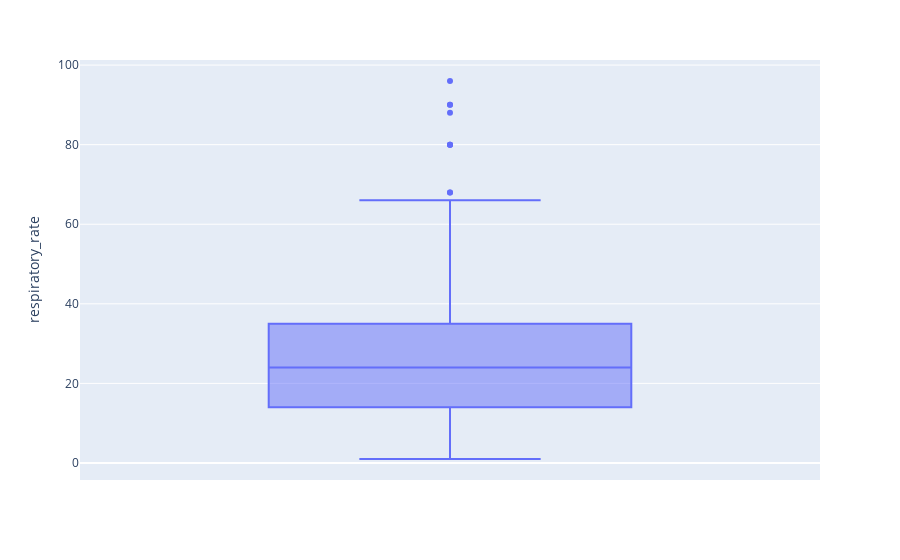

Write notebook code for a chart like this one.
### Code cell
px.box(df,y="respiratory_rate").show()
# removing the higher end outliers 
Q1 = df['respiratory_rate'].quantile(0.25)
Q3 = df['respiratory_rate'].quantile(0.75)
IQR = Q3 - Q1
big_outliers = df['respiratory_rate'] > (Q3 + 1.5 * IQR)
df.drop(labels=df[big_outliers].index, axis=0, inplace = True)

### Figure 1 — Plotly figure (JSON) as saved in the notebook; plotly's stock layout.template omitted (floating-point values rounded to 4 significant figures; data arrays with more than 128 entries replaced by an {"elided": "..."} marker saying what was removed)
{"data": [{"alignmentgroup": "True", "hovertemplate": "respiratory_rate=%{y}<extra></extra>", "legendgroup": "", "marker": {"color": "#636efa"}, "name": "", "notched": false, "offsetgroup": "", "orientation": "v", "showlegend": false, "type": "box", "x0": " ", "xaxis": "x", "y": {"elided": "187 int values"}, "y0": " ", "yaxis": "y"}], "layout": {"boxmode": "group", "legend": {"tracegroupgap": 0}, "margin": {"t": 60}, "xaxis": {"anchor": "y", "domain": [0, 1]}, "yaxis": {"anchor": "x", "domain": [0, 1], "title": {"text": "respiratory_rate"}}}}
